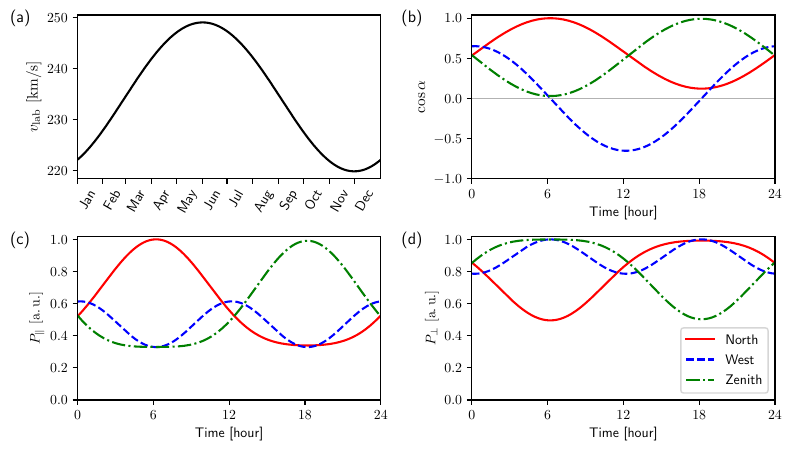

Reproduce this figure in Python.
"""Script to generate Figure 3."""

import numpy as np
import matplotlib
import matplotlib.pyplot as plt
import lib

# Coordinates of the Metcalf Science Center of Boston University:
lambda_lab = np.deg2rad(42.3484) # Latitude
phi_lab = np.deg2rad(-71.1002) # Longitude

matplotlib.rcParams["text.usetex"] = True

fig = plt.figure(figsize=(9, 5))
ax = fig.add_axes([0, 0, 1, 1])
plt.subplots_adjust(wspace=0.3, hspace=0.35)


###########################################################
# Panel (a):

time = np.linspace(0, 365*24, 365*24*10) # 365-day period
v_lab, _ = lib.get_vlab(lambda_lab, phi_lab, time)

plt.subplot(2, 2, 1)
plt.plot(time/24., v_lab, '-k')
plt.xlim(0, 365)
plt.xticks([0, 30, 58, 89, 119, 150, 180, 211, 242, 272, 303, 333],
           ['Jan', 'Feb', 'Mar', 'Apr', 'May', 'Jun', 'Jul', 'Aug', 'Sep', 'Oct', 'Nov', 'Dec'],
           rotation=60, ha="left")
plt.text(0.05, 0.865, "(a)", transform=ax.transAxes, fontsize=12)
plt.ylabel(r"$v_{\mathrm{lab}}~[\mathrm{km}/\mathrm{s}]$", fontsize=11)


###########################################################
# Panel (b):

time = np.linspace(0, 24, 500) # 24-hour period
v_lab, alphas = lib.get_vlab(lambda_lab, phi_lab, time)

plt.subplot(2, 2, 2)
plt.plot([0, 24], [0, 0], '-k', linewidth=0.7, alpha=0.3)
plt.plot(time, np.cos(alphas[0]), '-r')
plt.plot(time, np.cos(alphas[1]), '--b')
plt.plot(time, np.cos(alphas[2]), '-.g')

plt.xlim(0, 24)
plt.ylim(-1, 1.04)
plt.xticks([0, 6, 12, 18, 24])
plt.text(0.485, 0.865, "(b)", transform=ax.transAxes, fontsize=12)
plt.xlabel(r"Time [hour]")
plt.ylabel(r"$\cos{\alpha}$", fontsize=11)


###########################################################
# Panel (c):

# Total power in the parallel gradient case:
P = lib.get_power(v_lab, alphas, case="par")

plt.subplot(2, 2, 3)
plt.plot(time, P[0], '-r')
plt.plot(time, P[1], '--b')
plt.plot(time, P[2], '-.g')

plt.xlim(0, 24)
plt.ylim(0, 1.02)
plt.xticks([0, 6, 12, 18, 24])
plt.yticks([0, 0.2, 0.4, 0.6, 0.8, 1])
plt.text(0.05, 0.42, "(c)", transform=ax.transAxes, fontsize=12)
plt.xlabel(r"Time [hour]")
plt.ylabel(r"$P_{\parallel}~[\mathrm{a.\,u.}]$")


###########################################################
# Panel (d):

# Total power in the perpendicular gradient case:
P = lib.get_power(v_lab, alphas, case="perp")

plt.subplot(2, 2, 4)
plt.plot(time, P[0], '-r', label=r"North")
plt.plot(time, P[1], '--b', label=r"West")
plt.plot(time, P[2], '-.g', label=r"Zenith")

plt.xlim(0, 24)
plt.ylim(0, 1.02)
plt.xticks([0, 6, 12, 18, 24])
plt.yticks([0, 0.2, 0.4, 0.6, 0.8, 1])
plt.text(0.485, 0.42, "(d)", transform=ax.transAxes, fontsize=12)
plt.legend(loc="lower right")
plt.xlabel(r"Time [hour]")
plt.ylabel(r"$P_{\perp}~[\mathrm{a.\,u.}]$")


# Save the figure to a pdf file:
plt.savefig("fig3.pdf", bbox_inches="tight")

